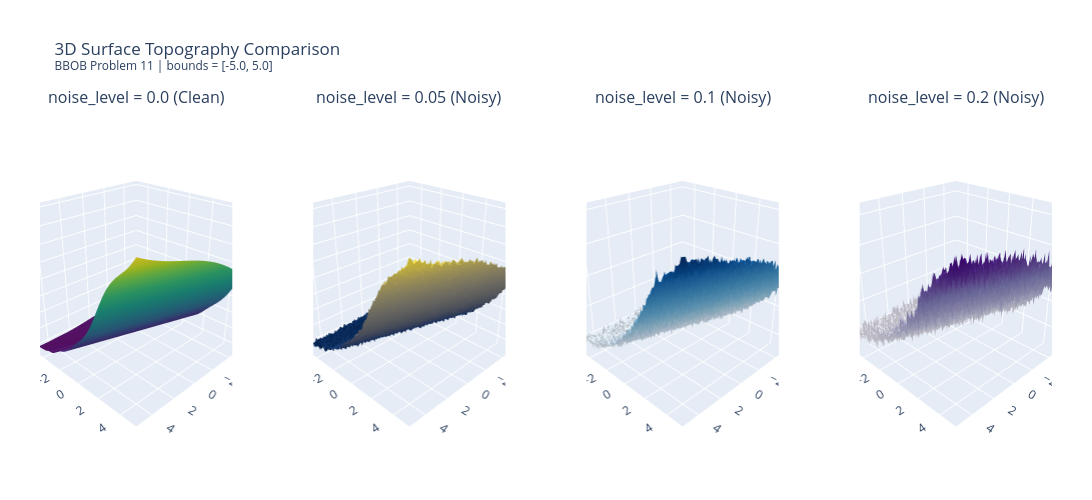

The cell this chart's notebook holds for it:
### Markdown cell above
## 4. 3D Surface Topography Comparison
Render 3D surface plots for all noise standard deviation levels (`all_levels`) to analyze surface roughness and gradient degradation.

### Code cell
fig_3d_titles = [f"noise_level = {level} ({'Clean' if level==0.0 else 'Noisy'})" for level in all_levels]
n_plots = len(all_levels)
cols = 4
rows = int(np.ceil(n_plots / cols))
specs = [[{'type': 'surface'} for _ in range(cols)] for _ in range(rows)]
fig_3d = make_subplots(
    rows=rows, cols=cols,
    specs=specs,
    subplot_titles=fig_3d_titles,
    horizontal_spacing=0.08,
    vertical_spacing=0.15
)

coords_3d = [(r + 1, c + 1) for r in range(rows) for c in range(cols)][:n_plots]
colorscales_3d = ['Viridis', 'Cividis', 'Blues', 'Purples', 'Oranges', 'Plasma', 'Inferno', 'Magma']
if len(colorscales_3d) < n_plots:
    colorscales_3d = (colorscales_3d * int(np.ceil(n_plots / len(colorscales_3d))))[:n_plots]

opt_x, opt_y = problem.optimum_x[:2]

for level, (r, c), cscale in zip(all_levels, coords_3d, colorscales_3d):
    fig_3d.add_trace(
        go.Surface(
            x=x_range, y=y_range, 
            z=landscapes[level], 
            colorscale=cscale, 
            showscale=False
        ),
        row=r, col=c
    )
    # Add marker at the global optimum coordinates in 3D
    fig_3d.add_trace(
        go.Scatter3d(
            x=[opt_x], y=[opt_y], z=[problem.true_optimum],
            mode='markers',
            marker=dict(color='red', size=6, symbol='diamond', line=dict(color='white', width=1)),
            name='Global Optimum',
            showlegend=False
        ),
        row=r, col=c
    )

fig_3d.update_scenes(
    xaxis_title='x₁',
    yaxis_title='x₂',
    zaxis_title='f(x)',
    aspectmode='cube',
    camera=dict(eye=dict(x=1.7, y=1.7, z=1.2))
)

fig_3d.update_layout(
    title_text=f"3D Surface Topography Comparison<br><sup>BBOB Problem {problem_id} | bounds = [{problem.lower_bound}, {problem.upper_bound}]</sup>",
    height=max(500, 450 * rows),
    width=1600,
    margin=dict(l=40, r=40, t=110, b=40)
)
fig_3d.show()

### Figure 1 — Plotly figure (JSON) as saved in the notebook; plotly's stock layout.template omitted (floating-point values rounded to 4 significant figures; data arrays with more than 128 entries replaced by an {"elided": "..."} marker saying what was removed)
{"data": [{"colorscale": [[0, "#440154"], [0.1111, "#482878"], [0.2222, "#3e4989"], [0.3333, "#31688e"], [0.4444, "#26828e"], [0.5556, "#1f9e89"], [0.6667, "#35b779"], [0.7778, "#6ece58"], [0.8889, "#b5de2b"], [1, "#fde725"]], "scene": "scene", "showscale": false, "type": "surface", "x": [-5.0, -4.899, -4.798, -4.697, -4.596, -4.495, -4.394, -4.293, -4.192, -4.091, -3.99, -3.889, -3.788, -3.687, -3.586, -3.485, -3.384, -3.283, -3.182, -3.081, -2.98, -2.879, -2.778, -2.677, -2.576, -2.475, -2.374, -2.273, -2.172, -2.071, -1.97, -1.869, -1.768, -1.667, -1.566, -1.465, -1.364, -1.263, -1.162, -1.061, -0.9596, -0.8586, -0.7576, -0.6566, -0.5556, -0.4545, -0.3535, -0.2525, -0.1515, -0.05051, 0.05051, 0.1515, 0.2525, 0.3535, 0.4545, 0.5556, 0.6566, 0.7576, 0.8586, 0.9596, 1.061, 1.162, 1.263, 1.364, 1.465, 1.566, 1.667, 1.768, 1.869, 1.97, 2.071, 2.172, 2.273, 2.374, 2.475, 2.576, 2.677, 2.778, 2.879, 2.98, 3.081, 3.182, 3.283, 3.384, 3.485, 3.586, 3.687, 3.788, 3.889, 3.99, 4.091, 4.192, 4.293, 4.394, 4.495, 4.596, 4.697, 4.798, 4.899, 5.0], "y": [-5.0, -4.899, -4.798, -4.697, -4.596, -4.495, -4.394, -4.293, -4.192, -4.091, -3.99, -3.889, -3.788, -3.687, -3.586, -3.485, -3.384, -3.283, -3.182, -3.081, -2.98, -2.879, -2.778, -2.677, -2.576, -2.475, -2.374, -2.273, -2.172, -2.071, -1.97, -1.869, -1.768, -1.667, -1.566, -1.465, -1.364, -1.263, -1.162, -1.061, -0.9596, -0.8586, -0.7576, -0.6566, -0.5556, -0.4545, -0.3535, -0.2525, -0.1515, -0.05051, 0.05051, 0.1515, 0.2525, 0.3535, 0.4545, 0.5556, 0.6566, 0.7576, 0.8586, 0.9596, 1.061, 1.162, 1.263, 1.364, 1.465, 1.566, 1.667, 1.768, 1.869, 1.97, 2.071, 2.172, 2.273, 2.374, 2.475, 2.576, 2.677, 2.778, 2.879, 2.98, 3.081, 3.182, 3.283, 3.384, 3.485, 3.586, 3.687, 3.788, 3.889, 3.99, 4.091, 4.192, 4.293, 4.394, 4.495, 4.596, 4.697, 4.798, 4.899, 5.0], "z": {"elided": "100x100 float values"}}, {"marker": {"color": "red", "line": {"color": "white", "width": 1}, "size": 6, "symbol": "diamond"}, "mode": "markers", "name": "Global Optimum", "scene": "scene", "showlegend": false, "type": "scatter3d", "x": [-0.9384], "y": [-3.15], "z": [76.27]}, {"colorscale": [[0, "#00224e"], [0.1111, "#123570"], [0.2222, "#3b496c"], [0.3333, "#575d6d"], [0.4444, "#707173"], [0.5556, "#8a8678"], [0.6667, "#a59c74"], [0.7778, "#c3b369"], [0.8889, "#e1cc55"], [1, "#fee838"]], "scene": "scene2", "showscale": false, "type": "surface", "x": [-5.0, -4.899, -4.798, -4.697, -4.596, -4.495, -4.394, -4.293, -4.192, -4.091, -3.99, -3.889, -3.788, -3.687, -3.586, -3.485, -3.384, -3.283, -3.182, -3.081, -2.98, -2.879, -2.778, -2.677, -2.576, -2.475, -2.374, -2.273, -2.172, -2.071, -1.97, -1.869, -1.768, -1.667, -1.566, -1.465, -1.364, -1.263, -1.162, -1.061, -0.9596, -0.8586, -0.7576, -0.6566, -0.5556, -0.4545, -0.3535, -0.2525, -0.1515, -0.05051, 0.05051, 0.1515, 0.2525, 0.3535, 0.4545, 0.5556, 0.6566, 0.7576, 0.8586, 0.9596, 1.061, 1.162, 1.263, 1.364, 1.465, 1.566, 1.667, 1.768, 1.869, 1.97, 2.071, 2.172, 2.273, 2.374, 2.475, 2.576, 2.677, 2.778, 2.879, 2.98, 3.081, 3.182, 3.283, 3.384, 3.485, 3.586, 3.687, 3.788, 3.889, 3.99, 4.091, 4.192, 4.293, 4.394, 4.495, 4.596, 4.697, 4.798, 4.899, 5.0], "y": [-5.0, -4.899, -4.798, -4.697, -4.596, -4.495, -4.394, -4.293, -4.192, -4.091, -3.99, -3.889, -3.788, -3.687, -3.586, -3.485, -3.384, -3.283, -3.182, -3.081, -2.98, -2.879, -2.778, -2.677, -2.576, -2.475, -2.374, -2.273, -2.172, -2.071, -1.97, -1.869, -1.768, -1.667, -1.566, -1.465, -1.364, -1.263, -1.162, -1.061, -0.9596, -0.8586, -0.7576, -0.6566, -0.5556, -0.4545, -0.3535, -0.2525, -0.1515, -0.05051, 0.05051, 0.1515, 0.2525, 0.3535, 0.4545, 0.5556, 0.6566, 0.7576, 0.8586, 0.9596, 1.061, 1.162, 1.263, 1.364, 1.465, 1.566, 1.667, 1.768, 1.869, 1.97, 2.071, 2.172, 2.273, 2.374, 2.475, 2.576, 2.677, 2.778, 2.879, 2.98, 3.081, 3.182, 3.283, 3.384, 3.485, 3.586, 3.687, 3.788, 3.889, 3.99, 4.091, 4.192, 4.293, 4.394, 4.495, 4.596, 4.697, 4.798, 4.899, 5.0], "z": {"elided": "100x100 float values"}}, {"marker": {"color": "red", "line": {"color": "white", "width": 1}, "size": 6, "symbol": "diamond"}, "mode": "markers", "name": "Global Optimum", "scene": "scene2", "showlegend": false, "type": "scatter3d", "x": [-0.9384], "y": [-3.15], "z": [76.27]}, {"colorscale": [[0, "rgb(247,251,255)"], [0.125, "rgb(222,235,247)"], [0.25, "rgb(198,219,239)"], [0.375, "rgb(158,202,225)"], [0.5, "rgb(107,174,214)"], [0.625, "rgb(66,146,198)"], [0.75, "rgb(33,113,181)"], [0.875, "rgb(8,81,156)"], [1, "rgb(8,48,107)"]], "scene": "scene3", "showscale": false, "type": "surface", "x": [-5.0, -4.899, -4.798, -4.697, -4.596, -4.495, -4.394, -4.293, -4.192, -4.091, -3.99, -3.889, -3.788, -3.687, -3.586, -3.485, -3.384, -3.283, -3.182, -3.081, -2.98, -2.879, -2.778, -2.677, -2.576, -2.475, -2.374, -2.273, -2.172, -2.071, -1.97, -1.869, -1.768, -1.667, -1.566, -1.465, -1.364, -1.263, -1.162, -1.061, -0.9596, -0.8586, -0.7576, -0.6566, -0.5556, -0.4545, -0.3535, -0.2525, -0.1515, -0.05051, 0.05051, 0.1515, 0.2525, 0.3535, 0.4545, 0.5556, 0.6566, 0.7576, 0.8586, 0.9596, 1.061, 1.162, 1.263, 1.364, 1.465, 1.566, 1.667, 1.768, 1.869, 1.97, 2.071, 2.172, 2.273, 2.374, 2.475, 2.576, 2.677, 2.778, 2.879, 2.98, 3.081, 3.182, 3.283, 3.384, 3.485, 3.586, 3.687, 3.788, 3.889, 3.99, 4.091, 4.192, 4.293, 4.394, 4.495, 4.596, 4.697, 4.798, 4.899, 5.0], "y": [-5.0, -4.899, -4.798, -4.697, -4.596, -4.495, -4.394, -4.293, -4.192, -4.091, -3.99, -3.889, -3.788, -3.687, -3.586, -3.485, -3.384, -3.283, -3.182, -3.081, -2.98, -2.879, -2.778, -2.677, -2.576, -2.475, -2.374, -2.273, -2.172, -2.071, -1.97, -1.869, -1.768, -1.667, -1.566, -1.465, -1.364, -1.263, -1.162, -1.061, -0.9596, -0.8586, -0.7576, -0.6566, -0.5556, -0.4545, -0.3535, -0.2525, -0.1515, -0.05051, 0.05051, 0.1515, 0.2525, 0.3535, 0.4545, 0.5556, 0.6566, 0.7576, 0.8586, 0.9596, 1.061, 1.162, 1.263, 1.364, 1.465, 1.566, 1.667, 1.768, 1.869, 1.97, 2.071, 2.172, 2.273, 2.374, 2.475, 2.576, 2.677, 2.778, 2.879, 2.98, 3.081, 3.182, 3.283, 3.384, 3.485, 3.586, 3.687, 3.788, 3.889, 3.99, 4.091, 4.192, 4.293, 4.394, 4.495, 4.596, 4.697, 4.798, 4.899, 5.0], "z": {"elided": "100x100 float values"}}, {"marker": {"color": "red", "line": {"color": "white", "width": 1}, "size": 6, "symbol": "diamond"}, "mode": "markers", "name": "Global Optimum", "scene": "scene3", "showlegend": false, "type": "scatter3d", "x": [-0.9384], "y": [-3.15], "z": [76.27]}, {"colorscale": [[0, "rgb(252,251,253)"], [0.125, "rgb(239,237,245)"], [0.25, "rgb(218,218,235)"], [0.375, "rgb(188,189,220)"], [0.5, "rgb(158,154,200)"], [0.625, "rgb(128,125,186)"], [0.75, "rgb(106,81,163)"], [0.875, "rgb(84,39,143)"], [1, "rgb(63,0,125)"]], "scene": "scene4", "showscale": false, "type": "surface", "x": [-5.0, -4.899, -4.798, -4.697, -4.596, -4.495, -4.394, -4.293, -4.192, -4.091, -3.99, -3.889, -3.788, -3.687, -3.586, -3.485, -3.384, -3.283, -3.182, -3.081, -2.98, -2.879, -2.778, -2.677, -2.576, -2.475, -2.374, -2.273, -2.172, -2.071, -1.97, -1.869, -1.768, -1.667, -1.566, -1.465, -1.364, -1.263, -1.162, -1.061, -0.9596, -0.8586, -0.7576, -0.6566, -0.5556, -0.4545, -0.3535, -0.2525, -0.1515, -0.05051, 0.05051, 0.1515, 0.2525, 0.3535, 0.4545, 0.5556, 0.6566, 0.7576, 0.8586, 0.9596, 1.061, 1.162, 1.263, 1.364, 1.465, 1.566, 1.667, 1.768, 1.869, 1.97, 2.071, 2.172, 2.273, 2.374, 2.475, 2.576, 2.677, 2.778, 2.879, 2.98, 3.081, 3.182, 3.283, 3.384, 3.485, 3.586, 3.687, 3.788, 3.889, 3.99, 4.091, 4.192, 4.293, 4.394, 4.495, 4.596, 4.697, 4.798, 4.899, 5.0], "y": [-5.0, -4.899, -4.798, -4.697, -4.596, -4.495, -4.394, -4.293, -4.192, -4.091, -3.99, -3.889, -3.788, -3.687, -3.586, -3.485, -3.384, -3.283, -3.182, -3.081, -2.98, -2.879, -2.778, -2.677, -2.576, -2.475, -2.374, -2.273, -2.172, -2.071, -1.97, -1.869, -1.768, -1.667, -1.566, -1.465, -1.364, -1.263, -1.162, -1.061, -0.9596, -0.8586, -0.7576, -0.6566, -0.5556, -0.4545, -0.3535, -0.2525, -0.1515, -0.05051, 0.05051, 0.1515, 0.2525, 0.3535, 0.4545, 0.5556, 0.6566, 0.7576, 0.8586, 0.9596, 1.061, 1.162, 1.263, 1.364, 1.465, 1.566, 1.667, 1.768, 1.869, 1.97, 2.071, 2.172, 2.273, 2.374, 2.475, 2.576, 2.677, 2.778, 2.879, 2.98, 3.081, 3.182, 3.283, 3.384, 3.485, 3.586, 3.687, 3.788, 3.889, 3.99, 4.091, 4.192, 4.293, 4.394, 4.495, 4.596, 4.697, 4.798, 4.899, 5.0], "z": {"elided": "100x100 float values"}}, {"marker": {"color": "red", "line": {"color": "white", "width": 1}, "size": 6, "symbol": "diamond"}, "mode": "markers", "name": "Global Optimum", "scene": "scene4", "showlegend": false, "type": "scatter3d", "x": [-0.9384], "y": [-3.15], "z": [76.27]}], "layout": {"annotations": [{"font": {"size": 16}, "showarrow": false, "text": "noise_level = 0.0 (Clean)", "x": 0.095, "xanchor": "center", "xref": "paper", "y": 1, "yanchor": "bottom", "yref": "paper"}, {"font": {"size": 16}, "showarrow": false, "text": "noise_level = 0.05 (Noisy)", "x": 0.365, "xanchor": "center", "xref": "paper", "y": 1, "yanchor": "bottom", "yref": "paper"}, {"font": {"size": 16}, "showarrow": false, "text": "noise_level = 0.1 (Noisy)", "x": 0.635, "xanchor": "center", "xref": "paper", "y": 1, "yanchor": "bottom", "yref": "paper"}, {"font": {"size": 16}, "showarrow": false, "text": "noise_level = 0.2 (Noisy)", "x": 0.905, "xanchor": "center", "xref": "paper", "y": 1, "yanchor": "bottom", "yref": "paper"}], "height": 500, "margin": {"b": 40, "l": 40, "r": 40, "t": 110}, "scene": {"aspectmode": "cube", "camera": {"eye": {"x": 1.7, "y": 1.7, "z": 1.2}}, "domain": {"x": [0, 0.19], "y": [0, 1]}, "xaxis": {"title": {"text": "x₁"}}, "yaxis": {"title": {"text": "x₂"}}, "zaxis": {"title": {"text": "f(x)"}}}, "scene2": {"aspectmode": "cube", "camera": {"eye": {"x": 1.7, "y": 1.7, "z": 1.2}}, "domain": {"x": [0.27, 0.46], "y": [0, 1]}, "xaxis": {"title": {"text": "x₁"}}, "yaxis": {"title": {"text": "x₂"}}, "zaxis": {"title": {"text": "f(x)"}}}, "scene3": {"aspectmode": "cube", "camera": {"eye": {"x": 1.7, "y": 1.7, "z": 1.2}}, "domain": {"x": [0.54, 0.73], "y": [0, 1]}, "xaxis": {"title": {"text": "x₁"}}, "yaxis": {"title": {"text": "x₂"}}, "zaxis": {"title": {"text": "f(x)"}}}, "scene4": {"aspectmode": "cube", "camera": {"eye": {"x": 1.7, "y": 1.7, "z": 1.2}}, "domain": {"x": [0.81, 1], "y": [0, 1]}, "xaxis": {"title": {"text": "x₁"}}, "yaxis": {"title": {"text": "x₂"}}, "zaxis": {"title": {"text": "f(x)"}}}, "title": {"text": "3D Surface Topography Comparison<br><sup>BBOB Problem 11 | bounds = [-5.0, 5.0]</sup>"}, "width": 1600}}
